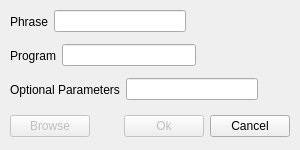
<?xml version="1.0" encoding="UTF-8"?>
<ui version="4.0">
 <class>Dialog2</class>
 <widget class="QDialog" name="Dialog2">
  <property name="geometry">
   <rect>
    <x>0</x>
    <y>0</y>
    <width>300</width>
    <height>150</height>
   </rect>
  </property>
  <property name="sizePolicy">
   <sizepolicy hsizetype="MinimumExpanding" vsizetype="MinimumExpanding">
    <horstretch>0</horstretch>
    <verstretch>0</verstretch>
   </sizepolicy>
  </property>
  <property name="minimumSize">
   <size>
    <width>300</width>
    <height>150</height>
   </size>
  </property>
  <property name="maximumSize">
   <size>
    <width>500</width>
    <height>150</height>
   </size>
  </property>
  <property name="windowTitle">
   <string>Add New Command</string>
  </property>
  <widget class="QWidget" name="">
   <property name="geometry">
    <rect>
     <x>10</x>
     <y>78</y>
     <width>248</width>
     <height>23</height>
    </rect>
   </property>
   <layout class="QHBoxLayout" name="horizontalLayout_3">
    <item>
     <widget class="QLabel" name="label_2">
      <property name="text">
       <string>Optional Parameters</string>
      </property>
      <property name="alignment">
       <set>Qt::AlignCenter</set>
      </property>
     </widget>
    </item>
    <item>
     <widget class="QLineEdit" name="lineEdit_param"/>
    </item>
   </layout>
  </widget>
  <widget class="QWidget" name="">
   <property name="geometry">
    <rect>
     <x>10</x>
     <y>10</y>
     <width>176</width>
     <height>23</height>
    </rect>
   </property>
   <layout class="QHBoxLayout" name="horizontalLayout_4">
    <item>
     <widget class="QLabel" name="label_3">
      <property name="text">
       <string>Phrase</string>
      </property>
      <property name="alignment">
       <set>Qt::AlignCenter</set>
      </property>
     </widget>
    </item>
    <item>
     <widget class="QLineEdit" name="lineEdit_phrase"/>
    </item>
   </layout>
  </widget>
  <widget class="QWidget" name="">
   <property name="geometry">
    <rect>
     <x>10</x>
     <y>112</y>
     <width>280</width>
     <height>28</height>
    </rect>
   </property>
   <layout class="QHBoxLayout" name="horizontalLayout">
    <item>
     <widget class="QPushButton" name="pushButton_browse">
      <property name="enabled">
       <bool>false</bool>
      </property>
      <property name="text">
       <string>Browse</string>
      </property>
     </widget>
    </item>
    <item>
     <spacer name="horizontalSpacer">
      <property name="orientation">
       <enum>Qt::Horizontal</enum>
      </property>
      <property name="sizeHint" stdset="0">
       <size>
        <width>40</width>
        <height>20</height>
       </size>
      </property>
     </spacer>
    </item>
    <item>
     <widget class="QPushButton" name="pushButton_ok">
      <property name="enabled">
       <bool>false</bool>
      </property>
      <property name="text">
       <string>Ok</string>
      </property>
     </widget>
    </item>
    <item>
     <widget class="QPushButton" name="pushButton_cancel">
      <property name="text">
       <string>Cancel</string>
      </property>
     </widget>
    </item>
   </layout>
  </widget>
  <widget class="QWidget" name="">
   <property name="geometry">
    <rect>
     <x>10</x>
     <y>44</y>
     <width>186</width>
     <height>23</height>
    </rect>
   </property>
   <layout class="QHBoxLayout" name="horizontalLayout_2">
    <item>
     <widget class="QLabel" name="label">
      <property name="text">
       <string>Program</string>
      </property>
      <property name="alignment">
       <set>Qt::AlignCenter</set>
      </property>
     </widget>
    </item>
    <item>
     <widget class="QLineEdit" name="lineEdit_prog"/>
    </item>
   </layout>
  </widget>
 </widget>
 <resources/>
 <connections/>
</ui>
